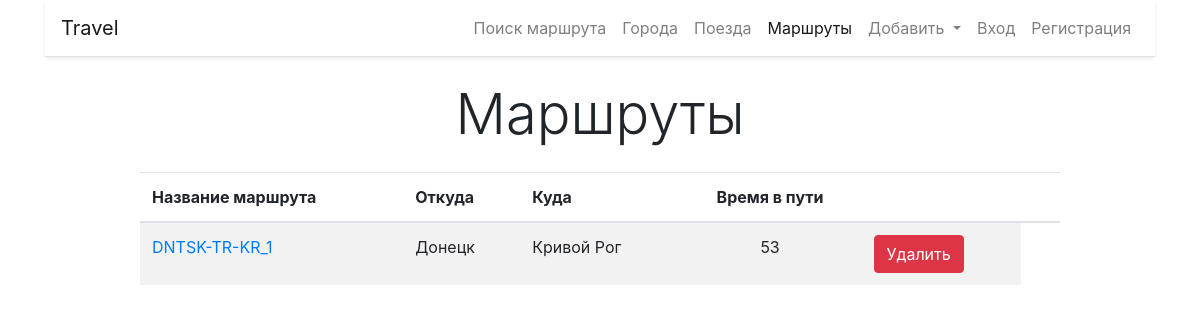
The app's page /routes/ with its own data.
### routes/models.py (models this page shows, shortened)
class Route(models.Model):
    name = models.CharField(max_length=100, unique=True, verbose_name='Название', )
    from_city = models.CharField(max_length=100, verbose_name='Откуда', help_text='Город')
    to_city = models.CharField(max_length=100, verbose_name='Куда', help_text='Город')
    transit_cities = models.ManyToManyField(Train, blank=True, verbose_name='Транзитные города')
    travel_times = models.IntegerField(verbose_name='Время в пути', blank=True, )
    class Meta:
        verbose_name = 'Маршрут'
        verbose_name_plural = 'Маршруты'
        ordering = ['name']

### routes/views.py (the view)
# urls.py: path('routes/', RouteListView.as_view(), name='routes'),
class RouteListView(ListView):
    queryset = Route.objects.all()
    template_name = 'routes/routes.html'

### routes/templates/routes/routes.html (shortened to what this page needs)
{% extends 'base.html' %}
{% block content %}
<h1 class="display-4 text-center my-4">Маршруты</h1>
<div class="row">
<div class="col-md-10 mx-auto">
    <table class="table table-striped">
                    <thead>
                    <tr>
                        <th scope="col">Название маршрута</th>
                        <th scope="col">Откуда</th>
                        <th scope="col">Куда</th>
                        <th class="text-center" scope="col">Время в пути</th>
                        <th scope="col">&nbsp;</th>
                        <th scope="col">&nbsp;</th>
                    </tr>
                    </thead>
        <tbody>
        {% for route in object_list %}
        <tr>
            <td><a href="{% url 'current_route' route.pk %}">{{ route.name }}</a></td>
            <td>{{ route.from_city }}</td>
            <td>{{ route.to_city }}</td>
            <td class="text-center">{{ route.travel_times }}</td>
            <td><a href="{% url 'delete_route' route.pk %}">
                <button type="button" class="btn btn-danger">Удалить</button>
                </a>
            </td>
        </tr>
        {% endfor %}
        </tbody>
    </table>
</div>
</div>
{% endblock %}

### records on screen
Route: name "DNTSK-TR-KR_1", from_city "Донецк", to_city "Кривой Рог", travel_times "53"
